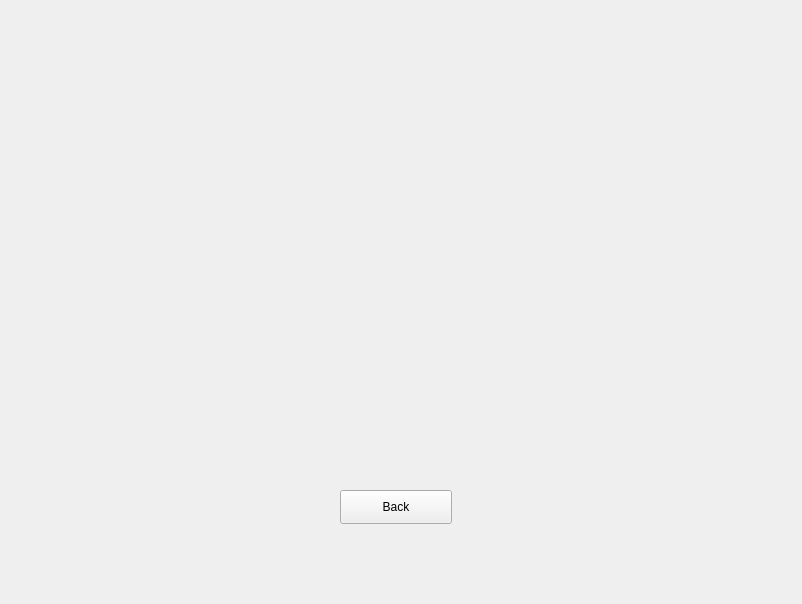
<?xml version="1.0" encoding="UTF-8"?>
<ui version="4.0">
 <class>memory</class>
 <widget class="QWidget" name="memory">
  <property name="geometry">
   <rect>
    <x>0</x>
    <y>0</y>
    <width>802</width>
    <height>604</height>
   </rect>
  </property>
  <property name="windowTitle">
   <string>Form</string>
  </property>
  <widget class="QPushButton" name="back">
   <property name="geometry">
    <rect>
     <x>340</x>
     <y>490</y>
     <width>112</width>
     <height>34</height>
    </rect>
   </property>
   <property name="text">
    <string>Back</string>
   </property>
  </widget>
 </widget>
 <resources/>
 <connections/>
</ui>
